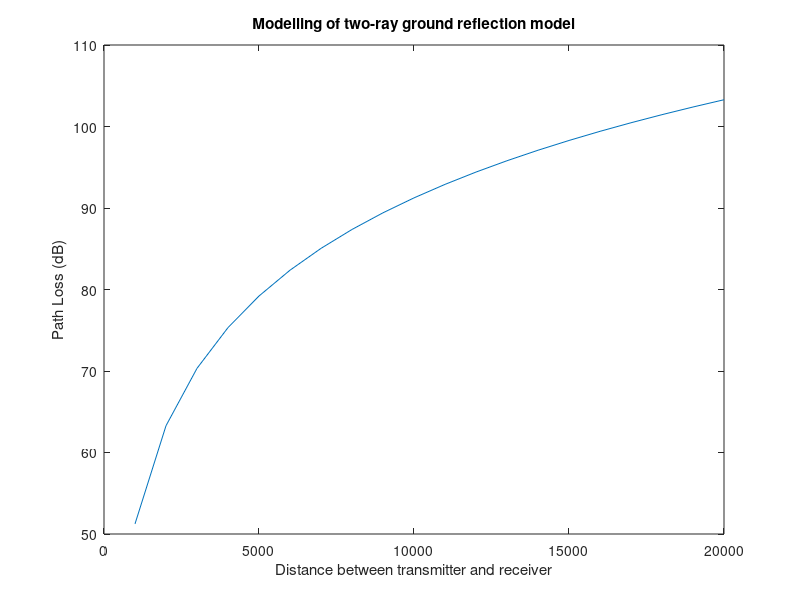

Write the MATLAB code that produced this figure. (Note: this script raises an error after producing the figure.)
T = 27;
bw = 10000000;
p_bs_dbm = 33;
gt_db = 14;
gr_db = 14;
h_bs = 51.5;
h_md = 1.5;
scale = 20;

pt = 10.^((p_bs_dbm - 30) / 10); %pt: transmit power
gt = 10.^(gt_db / 10); %gt: transmit antenna gain
gr = 10.^(gr_db / 10); %gr: receive antenna gain
ht = h_bs; %ht: transmit antenna height
hr = h_md; %hr: receive antenna height
d = 1000:1000:20000; %d: reference distance, the distance between the BS and the mobile device (in meter) as the x-axis.
pl = zeros(1,scale);
pr = zeros(1,scale);
pl = (ht*hr)^2 * (1./d).^4; %pl: path loss
%pr: receive power, the received power of the mobile device (in dB) as the y-axis 
pr = -10*log10(pl * pt * gt * gr);

plot(d, pr);
xlabel('Distance between transmitter and receiver'); ylabel('Path Loss (dB)');
title('Modelling of two-ray ground reflection model');
h = legend('two-ray Model',1);